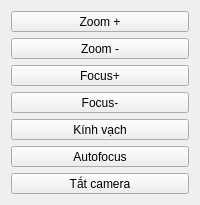
     <widget class="QWidget" name="tab">
      <attribute name="title">
       <string>Tab 1</string>
      </attribute>
      <layout class="QVBoxLayout" name="verticalLayout_3">
       <item>
        <widget class="QCustomButton" name="bt_control_file_2">
         <property name="sizePolicy">
          <sizepolicy hsizetype="Minimum" vsizetype="Preferred">
           <horstretch>0</horstretch>
           <verstretch>0</verstretch>
          </sizepolicy>
         </property>
         <property name="text">
          <string>Zoom +</string>
         </property>
         <property name="checkable">
          <bool>false</bool>
         </property>
        </widget>
       </item>
       <item>
        <widget class="QCustomButton" name="bt_control_file_3">
         <property name="sizePolicy">
          <sizepolicy hsizetype="Minimum" vsizetype="Preferred">
           <horstretch>0</horstretch>
           <verstretch>0</verstretch>
          </sizepolicy>
         </property>
         <property name="text">
          <string>Zoom -</string>
         </property>
         <property name="checkable">
          <bool>false</bool>
         </property>
        </widget>
       </item>
       <item>
        <widget class="QCustomButton" name="bt_control_file_4">
         <property name="sizePolicy">
          <sizepolicy hsizetype="Minimum" vsizetype="Preferred">
           <horstretch>0</horstretch>
           <verstretch>0</verstretch>
          </sizepolicy>
         </property>
         <property name="text">
          <string>Focus+</string>
         </property>
         <property name="checkable">
          <bool>false</bool>
         </property>
        </widget>
       </item>
       <item>
        <widget class="QCustomButton" name="bt_control_file_5">
         <property name="sizePolicy">
          <sizepolicy hsizetype="Minimum" vsizetype="Preferred">
           <horstretch>0</horstretch>
           <verstretch>0</verstretch>
          </sizepolicy>
         </property>
         <property name="text">
          <string>Focus-</string>
         </property>
         <property name="checkable">
          <bool>false</bool>
         </property>
        </widget>
       </item>
       <item>
        <widget class="QCustomButton" name="bt_control_kv">
         <property name="sizePolicy">
          <sizepolicy hsizetype="Minimum" vsizetype="Preferred">
           <horstretch>0</horstretch>
           <verstretch>0</verstretch>
          </sizepolicy>
         </property>
         <property name="text">
          <string>Kính vạch</string>
         </property>
         <property name="checkable">
          <bool>true</bool>
         </property>
        </widget>
       </item>
       <item>
        <widget class="QCustomButton" name="bt_control_focusauto">
         <property name="sizePolicy">
          <sizepolicy hsizetype="Minimum" vsizetype="Preferred">
           <horstretch>0</horstretch>
           <verstretch>0</verstretch>
          </sizepolicy>
         </property>
         <property name="text">
          <string>Autofocus</string>
         </property>
         <property name="checkable">
          <bool>true</bool>
         </property>
        </widget>
       </item>
       <item>
        <widget class="QCustomButton" name="bt_control_focusauto_2">
         <property name="sizePolicy">
          <sizepolicy hsizetype="Minimum" vsizetype="Preferred">
           <horstretch>0</horstretch>
           <verstretch>0</verstretch>
          </sizepolicy>
         </property>
         <property name="text">
          <string>Tắt camera</string>
         </property>
         <property name="checkable">
          <bool>true</bool>
         </property>
        </widget>
       </item>
      </layout>
     </widget>
